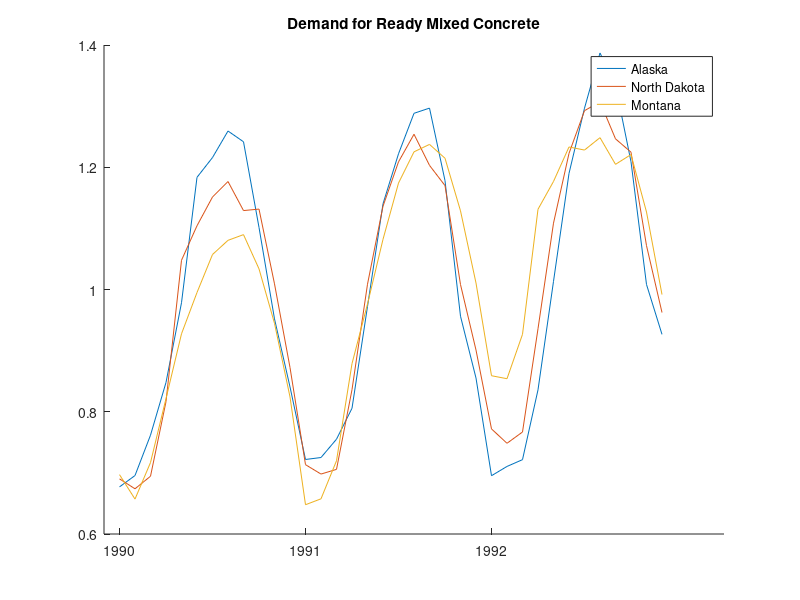
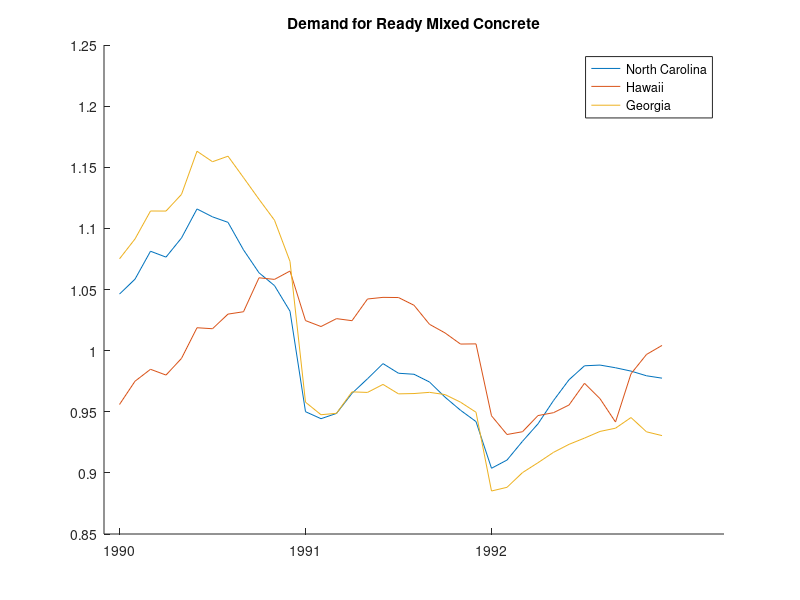

Recreate these plots in MATLAB, in order.
%% makeSummary.m 


%% Load in cleaned employment series (monthly) 

load employmentSeries.mat

%% Set parameters 

numYears = size(employmentSeries,1)/12;

%% Create Coefficient of variation (Mean/Std Dev.) 

coefOfVariation = zeros(numYears,length(stateNames)); 

for ii=1:length(stateNames) 
   emp             = reshape(employmentSeries(:,ii),12,3);  
   coefOfVariation(:,ii) =  std(emp)./mean(emp); 
end

%% Sort states by (Avg.) Coefficient of Variation for All years 

[~,stateOrder] = sort(mean(coefOfVariation),'descend');

%% Calculate the ratio of the volatilities for the top decile (.90) and the bottom decile (.10)

ratio9010 = quantile(mean(coefOfVariation),.9)/quantile(mean(coefOfVariation),.1);

%% List the states in descending order

stateNames(stateOrder)

%% Plot Top 3 Volatile States (scaled by mean level) 

top3VolatileMarkets = employmentSeries(:,stateOrder(1:3))./repmat(mean(employmentSeries(:,stateOrder(1:3))),numYears*12,1); % scale by overall average
bottom3VolatileMarkets = employmentSeries(:,stateOrder(end-2:end))./repmat(mean(employmentSeries(:,stateOrder(end-2:end))),numYears*12,1); % scale by overall average

figure; 
plot(top3VolatileMarkets)                % Plot the top 3 states in terms of volatility
legend(stateNames(stateOrder(1:3)))      % Rip out state names to put in legend
title('Demand for Ready Mixed Concrete') % Create title 
box off                  % turn the box of the diagram off
set(gcf,'Color',[1 1 1]) % set background color to white 
set(gca,'XTick',[1:12:12*numYears])
set(gca,'XTickLabel',{'1990','1991','1992'})

figure; 
plot(bottom3VolatileMarkets)                % Plot the top 3 states in terms of volatility
legend(stateNames(stateOrder(end-2:end)))      % Rip out state names to put in legend
title('Demand for Ready Mixed Concrete') % Create title 
box off                  % turn the box of the diagram off
set(gcf,'Color',[1 1 1]) % set background color to white
set(gca,'XTick',[1:12:12*numYears])
set(gca,'XTickLabel',{'1990','1991','1992'})


